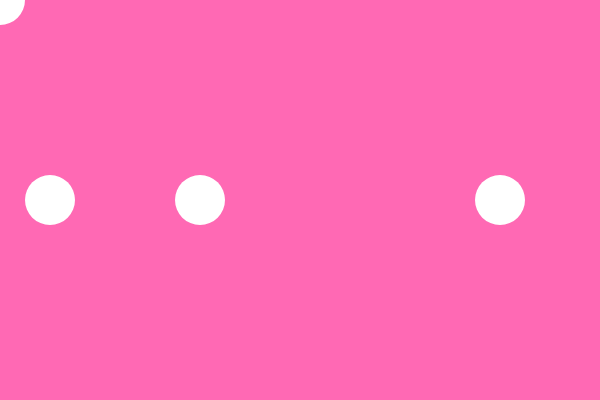
Frame 1 (no input)
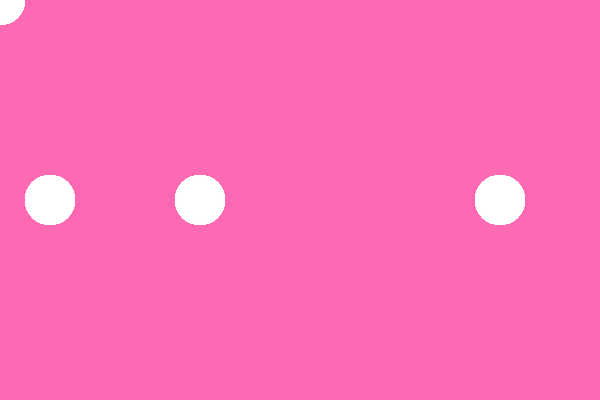
Frame 60 (no input)
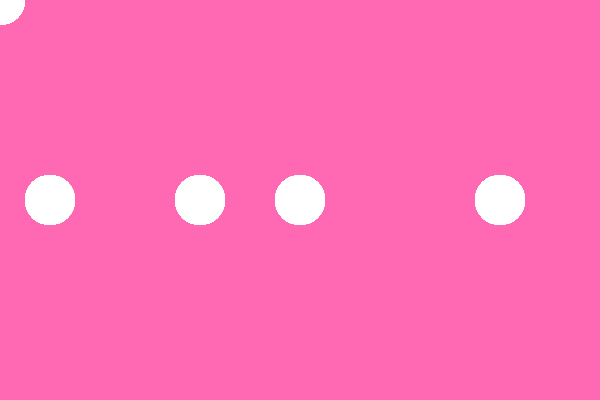
Frame 120 (the mouse pressed at the canvas centre since frame 60)

The p5.js sketch that drew these frames (run headless with seeded random() and noise() and a simulated clock; from frame 60 on, the mouse is pressed at the canvas centre):

// p5.js sketch
// ── sketch.js
function setup(){
    createCanvas(600,400);
    background(255,105,180);
}
function draw(){
    fill(255,255,255);
    noStroke();
    ellipse(50,200,50,50);
    ellipse (200,200,50,50);
    ellipse (mouseX,mouseY,50,50);
    ellipse (500,200,50,50);
    
    
}
